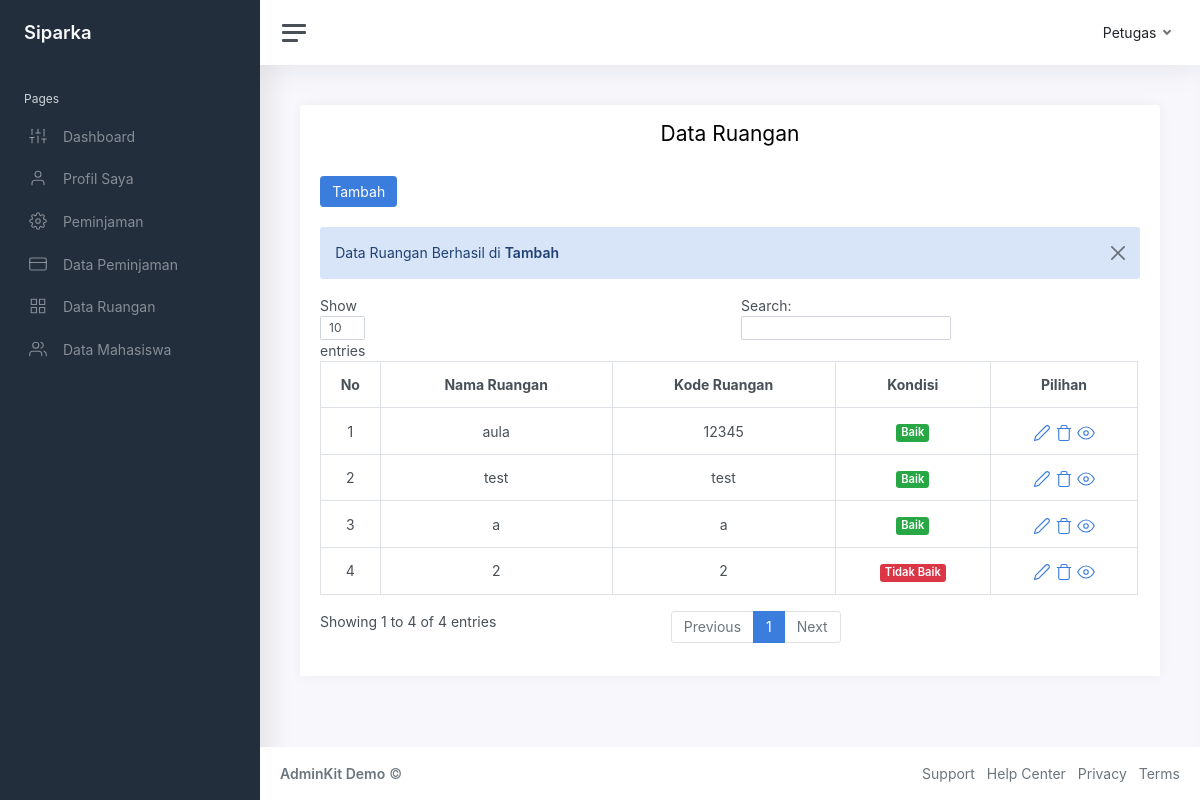
The app's page /admin/ruangan.php?pesan=ruangan_tmbh (signed in) with its own data.
### tables this page shows
CREATE TABLE `tb_ruangan` (
  `id_ruangan` int(11) NOT NULL,
  `nama_ruangan` varchar(100) NOT NULL,
  `kode_ruangan` varchar(20) NOT NULL,
  `des_ruangan` text NOT NULL,
  `kondisi` varchar(30) NOT NULL,
  `photo_ruangan` varchar(100) NOT NULL
);

### admin/ruangan.php (the view)
<?php include('header.php') ?>
<main class="content">
  <div class="container-fluid p-0">
    <div class="row">
      <div class="col-12 col-md-12 col-xxl-6 d-flex order-3 order-xxl-2">
        <div class="card flex-fill w-100">
          <div class="card-header">
            <h3 style="margin-bottom: 30px; text-align: center;">Data Ruangan</h3>
            <a type="button" href="ruangan-tmbh.php" class="btn btn-primary" style="margin-bottom:  20px">Tambah</a>
            <?php
            include('../alert.php');
             ?>
            <table class="table table-bordered table-hover" id="example">
              <thead>
              <tr>
                <th>
                  <center>No
                </th>
                <th>
                  <center>Nama Ruangan
                </th>
                <th>
                  <center>Kode Ruangan
                </th>
                <th>
                  <center>Kondisi
                </th>
                <th>
                  <center>Pilihan
                </th>
              </tr>
            </thead>
            <?php
            $no=1;
            include('../koneksi.php');
            $data = mysqli_query($koneksi, "SELECT * from tb_ruangan ");
            while ($d = mysqli_fetch_array($data)) {
             ?>
              <tr>
                <td><center><?= $no++ ?></td>
                <td><center><?= $d['nama_ruangan'] ?></td>
                <td><center><?= $d['kode_ruangan'] ?></td>
                <td><center>
                <?php
                if (($d['kondisi']) == 'baik' ) {
                  ?>
                  <span class="badge bg-success">Baik</span>
                <?php
              }elseif (($d['kondisi']) == 'tidak baik' ) {
                ?>
                  <span class="badge bg-danger">Tidak Baik</span>
                <?php  }else{ ?>
                  <span class="badge bg-primary">Tidak ada Informasi</span>
                <?php } ?>
                <td>
                  <center>
                    <a href="ruangan-edit.php?id_ruangan=<?= $d['id_ruangan'] ?>"><i class="align-middle" data-feather="edit-2" alt="edit mahasiswa"></i></a>
                    <a href="ruangan-hapus.php?id_ruangan=<?= $d['id_ruangan'] ?>&kode_ruangan=<?= $d['kode_ruangan'] ?>"
                      onclick="return confirm('Anda yakin Hapus data Ruangan <?php echo $d['nama_ruangan']; ?> ?')"><i class="align-middle" data-feather="trash"></i></a>
                    <a href="ruangan-lihat.php?id_ruangan=<?= $d['id_ruangan'] ?>"><i class="align-middle" data-feather="eye"></i></a>
                </td>
              </tr>
              <?php } ?>
            </table>
          </div>
        </div>
      </div>
    </div>
  </div>
</main>
<?php include('footer.php') ?>

### records on screen
tb_ruangan: nama_ruangan "aula", kode_ruangan "12345", kondisi "Baik"
tb_ruangan: nama_ruangan "test", kode_ruangan "test", kondisi "Baik"
tb_ruangan: nama_ruangan "a", kode_ruangan "a", kondisi "Baik"
tb_ruangan: nama_ruangan "2", kode_ruangan "2", kondisi "Tidak Baik"
